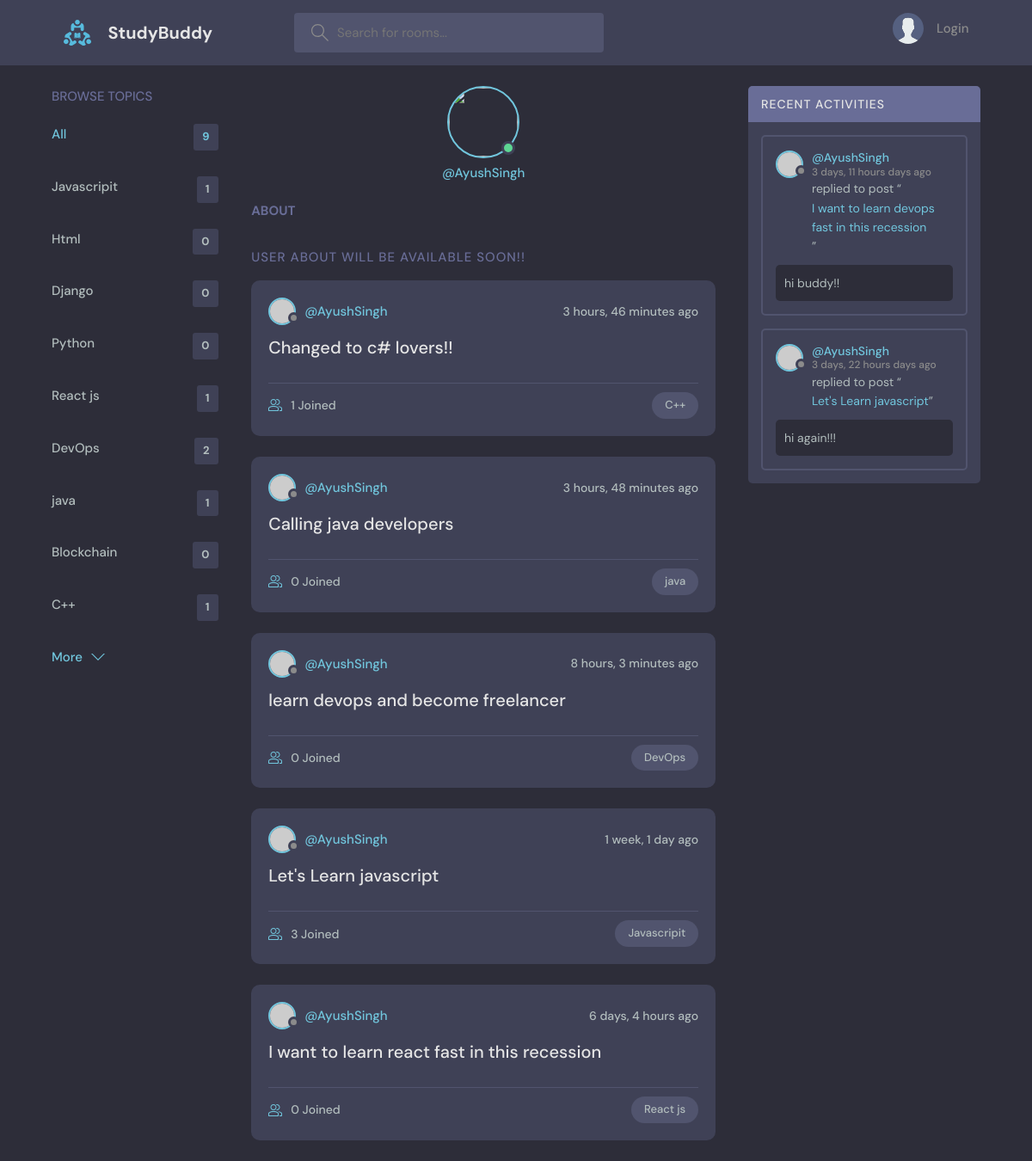
Page /profile/1/ on the committed database.
### base/models.py (models this page shows, shortened)
class Topic(models.Model):
    name=models.CharField(max_length=50)

class Room(models.Model):
    host=models.ForeignKey(User,on_delete=models.SET_NULL,null=True)
    topic=models.ForeignKey(Topic,on_delete=models.SET_NULL,null=True)
    name=models.CharField(max_length=50)
    description=models.TextField(null=True,blank=True)
    participants=models.ManyToManyField(User,related_name='participants',blank=True)
    updated=models.DateTimeField(auto_now=True)
    created=models.DateTimeField(auto_now_add=True)
    class Meta:
        ordering=['-updated','-created']
    def __str__(self) -> str:
        return self.name

class Message(models.Model):
    user=models.ForeignKey(User,on_delete=models.CASCADE)
    room=models.ForeignKey(Room,on_delete=models.CASCADE)
    body=models.TextField()
    updated=models.DateTimeField(auto_now=True)
    created=models.DateTimeField(auto_now_add=True)
    class Meta:
        ordering=['-updated','-created']

### base/views.py (the view)
# urls.py: path('profile/<str:pk>/',views.userProfile,name='user-profile'),
def userProfile(request,pk):
    user=User.objects.get(id=pk)
    room_messages=user.message_set.all()
    topics=Topic.objects.all()
    rooms=user.room_set.all()
    context={'user':user,
             'rooms':rooms,
             'room_messages':room_messages,
             'topics':topics}
    return render(request,'base/profile.html',context)

### base/templates/base/profile.html (shortened to what this page needs)
{% extends 'main.html' %}
{% block content %}
<main class="profile-page layout layout--3">
  <div class="container">
    {% include 'base/topics_components.html' %}
    <div class="roomList">
      <div class="profile">
        <div class="profile__avatar">
          <div class="avatar avatar--large active">
            <img src="{{user.avatar.url}}" />
          </div>
        </div>
        <div class="profile__info">
          <p>@{{user.username}}</p>
        </div>
        <div class="profile__about">
          <h3>About</h3>
        </div>
      </div>
      <div class="roomList__header">
        <div>
          <h2>user about will be available soon!!</a>
          </h2>
        </div>
      </div>
      {% include 'base/feed_component.html' %}
    </div>
    {% include 'base/activity_component.html' %}
  </div>
</main>
{% endblock content %}

### base/templates/base/topics_components.html (shortened to what this page needs)
<div class="topics">
  <div class="topics__header">
    <h2>Browse Topics</h2>
  </div>
  <ul class="topics__list">
    <li>
      <a href="{%url 'home' %}" class="active">All <span>{{topics.count}}</span></a>
    </li>
    {%for topic in topics%}
    <li>
      <a href="{% url 'home' %}?q={{topic.name}}">{{topic.name}} <span>{{topic.room_set.all.count}}</span></a>
    </li>
    {% endfor %}
  </ul>
  <a class="btn btn--link" href="{%url 'topics' %}">
    More
    <svg version="1.1" xmlns="http://www.w3.org/2000/svg" width="32" height="32" viewBox="0 0 32 32">
      <title>chevron-down</title>
      <path d="M16 21l-13-13h-3l16 16 16-16h-3l-13 13z"></path>
    </svg>
  </a>
</div>

### base/templates/base/feed_component.html (shortened to what this page needs)
{%for room in rooms%}
<div class="roomListRoom">
    <div class="roomListRoom__header">
      <a href="{%url 'user-profile' room.host.id %}" class="roomListRoom__author">
        <div class="avatar avatar--small">
          <img src="https://randomuser.me/api/portraits/women/11.jpg" />
        </div>
        <span>@{{room.host.username}}</span>
      </a>
      <div class="roomListRoom__actions">
        <span>{{room.created|timesince}} ago</span>
      </div>
    </div>
    <div class="roomListRoom__content">
      <a href="{%url 'room' room.id %}">{{room.name}}</a>
    </div>
    <div class="roomListRoom__meta">
      <a href="{%url 'room' room.id %}" class="roomListRoom__joined">
        {{room.participants.all.count}} Joined
      </a>
      <p class="roomListRoom__topic">{{room.topic.name}}</p>
    </div>
  </div>
  {%endfor%}

### base/templates/base/activity_component.html (shortened to what this page needs)
<div class="activities">
  <div class="activities__header">
    <h2>Recent Activities</h2>
  </div>
  {% for message in room_messages%}
  <div class="activities__box">
    <div class="activities__boxHeader roomListRoom__header">
      <a href="{% url 'user-profile' message.user.id  %}" class="roomListRoom__author">
        <div class="avatar avatar--small">
          <img src="https://randomuser.me/api/portraits/women/11.jpg" />
        </div>
        <p>
          @{{message.user}}
          <span>{{message.created|timesince}} days ago</span>
        </p>
      </a>
    </div>
    <div class="activities__boxContent">
      <p>replied to post “<a href="{%url 'room' message.room.id %}">{{message.room}}</a>”</p>
      <div class="activities__boxRoomContent">
        {{message.body}}
      </div>
    </div>
  </div>
  {% endfor %}
</div>

### rows in the picture
Topic: name "Javascripit", room_set.all.count "1"
Topic: name "Html", room_set.all.count "0"
Topic: name "Django", room_set.all.count "0"
Topic: name "Python", room_set.all.count "0"
Topic: name "React js", room_set.all.count "1"
Topic: name "DevOps", room_set.all.count "2"
Topic: name "java", room_set.all.count "1"
Topic: name "Blockchain", room_set.all.count "0"
Topic: name "C++", room_set.all.count "1"
Room: host.username "AyushSingh", created "3 hours, 46 minutes", name "Changed to c# lovers!!", participants.all.count "1", topic.name "C++"
Room: host.username "AyushSingh", created "3 hours, 48 minutes", name "Calling java developers", participants.all.count "0", topic.name "java"
Room: host.username "AyushSingh", created "8 hours, 3 minutes", name "learn devops and become freelancer", participants.all.count "0", topic.name "DevOps"
Room: host.username "AyushSingh", created "1 week, 1 day", name "Let's Learn javascript", participants.all.count "3", topic.name "Javascripit"
Room: host.username "AyushSingh", created "6 days, 4 hours", name "I want to learn react fast in this recession", participants.all.count "0", topic.name "React js"
Message: user "AyushSingh", created "3 days, 11 hours", room "I want to learn devops fast in this recession", body "hi buddy!!"
Message: user "AyushSingh", created "3 days, 22 hours", room "Let's Learn javascript", body "hi again!!!"

### other values in the picture
{{ topics.count }} "9"
{{ user.username }} "AyushSingh"
